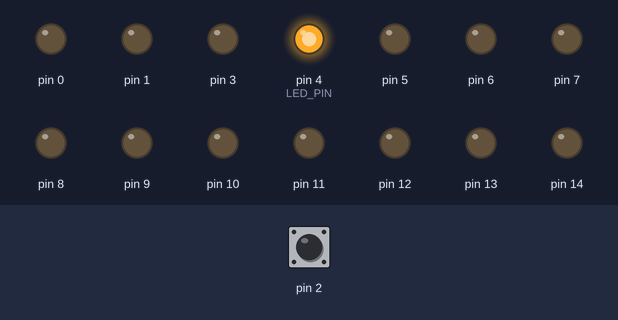
The sketch below on a simulated Arduino Uno, built with avr-gcc and run on an emulated ATmega328P. Shown: output pins drawn as LEDs (lit = HIGH). The inputs (shaded band) are chosen by the test bench; at power-on: pin 2 HIGH. Sleep ends after the set time or at an interrupt.

Above: at 0.5 s.
At 4.5 s:
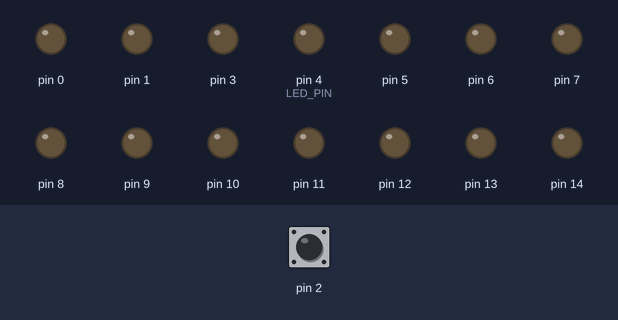
Timing chart, 0 to 10.6 s (numbered marks = the images above):
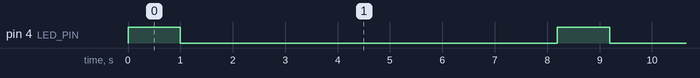

Measured:
- by itself, pin 4 (LED_PIN): alternates HIGH for 1.0 s and LOW for 7.2 s

The sketch:

LowPowerExemple.ino
```cpp
#define LED_PIN 4
void setup() {
	pinMode(LED_PIN, OUTPUT);


	//Save Power by writing all Digital IO LOW - note that pins just need to be tied one way or another, do not damage devices!
	for (int i = 0; i < 20; i++) {
		if (i != 2)//just because the button is hooked up to digital pin 2
			pinMode(i, OUTPUT);
	}

	attachInterrupt(0, digitalInterrupt, FALLING); //interrupt for waking up


												   //SETUP WATCHDOG TIMER
	WDTCSR = (24);//change enable and WDE - also resets
	WDTCSR = (33);//prescalers only - get rid of the WDE and WDCE bit
	WDTCSR |= (1 << 6);//enable interrupt mode

					   //Disable ADC - don't forget to flip back after waking up if using ADC in your application ADCSRA |= (1 << 7);
	ADCSRA &= ~(1 << 7);

	//ENABLE SLEEP - this enables the sleep mode
	SMCR |= (1 << 2); //power down mode
	SMCR |= 1;//enable sleep
}

void loop() {

	digitalWrite(LED_PIN, HIGH);
	delay(1000);
	digitalWrite(LED_PIN, LOW);


	//BOD DISABLE - this must be called right before the __asm__ sleep instruction
	MCUCR |= (3 << 5); //set both BODS and BODSE at the same time
	MCUCR = (MCUCR & ~(1 << 5)) | (1 << 6); //then set the BODS bit and clear the BODSE bit at the same time
	__asm__  __volatile__("sleep");//in line assembler to go to sleep


}

void digitalInterrupt() {
	//needed for the digital input interrupt
}

ISR(WDT_vect) {
	//DON'T FORGET THIS!  Needed for the watch dog timer.  This is called after a watch dog timer timeout - this is the interrupt function called after waking up
}// watchdog interrupt
```
